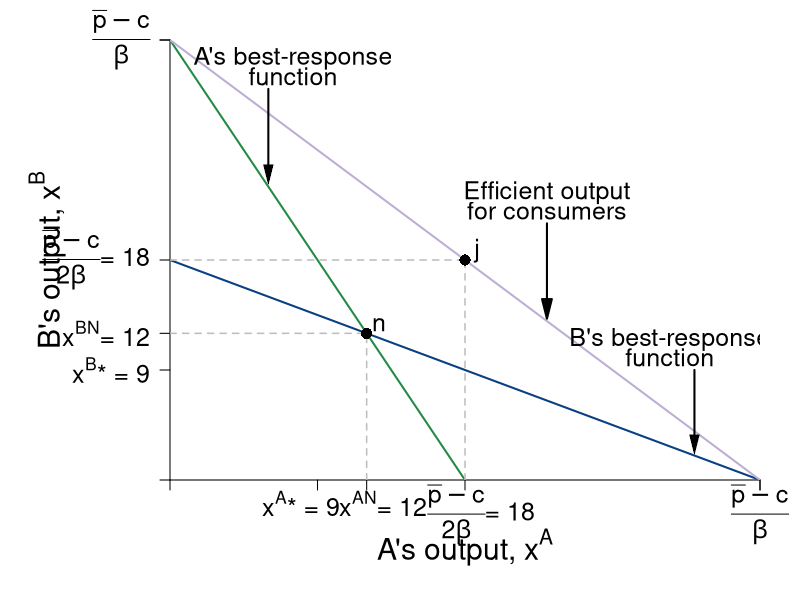

Reproduce this figure in R.
#Graph Designer: Simon Halliday & Madeleine Wettach '20
#Authors: Bowles, Foley and Halliday
#Title: Microeconomics: Competition, Conflict and Coordination

require(shape)
pdf(file = "competitionmarkets/cournot_brfs_social.pdf", width = 9, height = 7)

#Set parameters for graphics
axislabelsize <- 1.8
labelsize <- 1.5
namesize <- 1.8
annotatesize <- 1.5
graphlinewidth <- 2
segmentlinewidth <- 1.5

COL <- c("#7fc97f", "#beaed4", "#fdc086", "#ffff99", "#386cb0", "#f0027f", "#bf5b17", "#666666")
COLA <- c("#99d8c9","#66c2a4","#41ae76", "#238b45", "#005824")
COLB <- c("#4eb3d3", "#2b8cbe", "#0868ac","#084081")

par(mar =  c(6, 8.5, 2, 2))

socialW <- function(xa, s = 0.5, pmax = 20, c1 = 2, slope = 1) {
  (pmax - c1)/s - slope*xa
}

piA <- function(xa, xb, s = 0.5, pmax = 20, c1 = 2) {
  (pmax - s*xb)*xa - s*(xa)^2 - c1*xa
}

piB <- function(xa, xb, s = 0.5, pmax = 20, c1 = 2) {
  (pmax - s*xa)*xb - s*(xb)^2 - c1*xb
}

brfB <- function(xa, s = 0.5, pmax = 20, c1 = 2) {
  (pmax - c1)/(2*s) - (1/2)*xa
}

brfA <- function(xa, s = 0.5, pmax = 20, c1 = 2) {
  (pmax - c1)/s - 2*xa
}

xANE <- function(pbar, beta = 2, c1 = 1){
  (pbar - c1)/(3*beta)
}

isoA <- function(xa, s = 0.5, pmax = 20, c1 = 2, piA = 72){
  -(c1*xa - pmax*xa + s*xa^2 + piA)/(s*xa)
}

isoB1 <- function(xa, s = 0.5, pmax = 20, c1 = 2, piB = 72){
  (-sqrt((c1 - pmax + s*xa)^2 - 4*piB*s) - c1 + pmax -s*xa)/(2*s)
}

isoB2 <- function(xa, s = 0.5, pmax = 20, c1 = 2, piB = 72){
  (sqrt((c1 - pmax + s*xa)^2 - 4*piB*s) - c1 + pmax -s*xa)/(2*s)
}


#Input into Wolfram Alpha: solve for x y = 1/b - (0.5*x)/(a*b) - u/(a*b*x)

#solve for y 72 = (p - s*y)*x - s*(x)^2 - c1*x 
#solve for y 72 = (p - s*x)*y - s*(y)^2 - c1*y

xlims <- c(0, 36)
ylims <- c(0, 36)

npts <- 501 
x <- seq(xlims[1], xlims[2], length.out = npts)
y <- seq(ylims[1], ylims[2], length.out = npts) 
a <- c(72, 81)
b <- c(72, 81)

plot(0, 0, xlim = xlims, ylim = ylims, type = "n",
     xlab = expression(paste("")),
     ylab = expression(paste("")), 
     xaxt = "n", 
     yaxt = "n", 
     cex.lab = axislabelsize, 
     bty = "n",
     xaxs="i", 
     yaxs="i")


ticksy <- c(0, 9, 12, 18, 36, ylims[2])
ylabels <- c(NA, expression(paste(x^{B},"* = 9")), expression(paste(x^{BN},"= 12")), expression(paste( frac(bar(p) - c,2*beta), "= 18" )), expression(paste( frac(bar(p) - c,beta) )), NA)
ticksx <- c(0, 9, 12, 18, 36, xlims[2])
xlabels <- c(NA, expression(paste(x^{A},"* = 9")), expression(paste(x^{AN},"= 12")), expression(paste(frac(bar(p) - c,2*beta), "= 18")), expression(paste( frac(bar(p) - c,beta))), NA)


axis(1, at = ticksx, pos = 0, labels = FALSE)
text(x = c(0, 8, 13, 19, 36, xlims[2]), par("usr")[3] - 0.4, labels = xlabels, srt = 0, pos = 1, xpd = TRUE, cex = labelsize)
axis(2, at = ticksy, pos = 0, labels = ylabels, las = 1, cex.axis = labelsize)

npts <- 500 
xx1 <- seq(xlims[1], xlims[2], length.out = npts)


lines(xx1, brfA(xx1, s = 0.5, pmax = 20, c1 = 2), col = COLA[4], lwd = graphlinewidth)
lines(xx1, brfB(xx1, s = 0.5, pmax = 20, c1 = 2), col = COLB[4], lwd = graphlinewidth)
lines(xx1, socialW(xx1, s = 0.5, pmax = 20, c1 = 2), col = COL[2], lwd = graphlinewidth)



text(0.5*(xlims[2]), -5.5, expression(paste("A's output, ", x^A)), xpd = TRUE, cex = axislabelsize) 
text(-7.5, 0.5*ylims[2], expression(paste("B's output, ", x^B)), xpd = TRUE, cex = axislabelsize, srt = 90) 

#Label Nash Equilibrium 
segments(0, 12, 12, 12, lty = 2, col = "gray" , lwd = segmentlinewidth)
segments(12, 0, 12, 12, lty = 2, col = "gray" , lwd = segmentlinewidth)
points(12, 12, pch = 16, col = "black", cex = 1.5)
text(12.75, 12.75, expression(paste(n)), cex = labelsize)


segments(0, 18, 18, 18, lty = 2, col = "gray" , lwd = segmentlinewidth)
segments(18, 0, 18, 18, lty = 2, col = "gray" , lwd = segmentlinewidth)
points(18, 18, pch = 16, col = "black", cex = 1.5)
text(18.75, 18.75, expression(paste(j)), cex = labelsize)

#B's brf
text(30.5, 11.5, expression(paste("B's best-response")), cex = annotatesize)
text(30.5, 10, expression(paste("function")), cex = annotatesize)
Arrows(32, 9, 32, 2.9, col = "black", lty = 1, lwd = 2, arr.type = "triangle", arr.lwd = 0.5)

#A's brf
text(7.5, 34.5, expression(paste("A's best-response")), cex = annotatesize)
text(7.5, 33, expression(paste("function")), cex = annotatesize)
Arrows(6, 32, 6, 25, col = "black", lty = 1, lwd = 2, arr.type = "triangle", arr.lwd = 0.5)

#Arrow for owners and consumers
Arrows(23, 21, 23, 14, lty = 1, lwd = 2, arr.type = "triangle",  col = "black")
text(23, 23.5, expression(paste("Efficient output")), cex = labelsize)
text(23, 22, expression(paste("for consumers")), cex = labelsize)
# 
# Arrows(12, 8, 9.5, 5.5, lty = 1, lwd = 2, arr.type = "triangle",  col = "#f0027f")
# text(10.5, 5, expression(paste("Better")), cex = labelsize)
# text(10.5, 4, expression(paste("for")), cex = labelsize)
# text(10.5, 3, expression(paste("owners")), cex = labelsize)

#f0027f
#e41a1c
dev.off()
